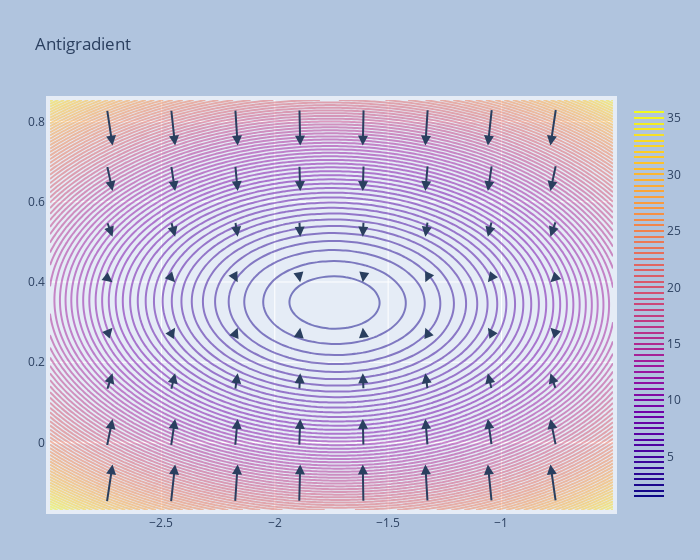

Source (notebook cell):
### Markdown cell above
На лекции обсуждалось, что градиент перпендикулярен линиям уровня. Это объясняет такие зигзагообразные траектории градиентного спуска. Для большей наглядности в каждой точке пространства посчитаем градиент функционала и покажем его направление.

### Code cell
# make new figure with contour lines
x_range, y_range = compute_limits(w_list)
x, y, levels = compute_levels(w_list, x_range, y_range)
contour = make_contour(x, y, levels, 'Loss function levels')
fig = go.Figure(data=[contour])

# visualize the gradients

x_smol, y_smol, _ = compute_levels(w_list, x_range, y_range, num=10)
x_smol, y_smol = x_smol[1:-1], y_smol[1:-1]
A_smol, B_smol = np.meshgrid(x_smol, y_smol)

for i in range(A_smol.shape[0]):
    for j in range(A_smol.shape[1]):
        w_tmp = np.array([A_smol[i, j], B_smol[i, j]])

        antigrad = 0.003 * np.dot(X.T, np.dot(X, w_tmp) - Y) / Y.shape[0]

        make_arrow(fig, (A_smol[i, j], antigrad[0]), (B_smol[i, j], antigrad[1]))


fig.update_xaxes(type='linear', range=x_range)
fig.update_yaxes(type='linear', range=y_range)

fig.update_layout(title = 'Antigradient')

fig.update_layout(
    autosize=True,
    width=700,
    margin=dict(
        l=50,
        r=50,
        b=50,
        t=100,
        pad=4
    ),
    paper_bgcolor='LightSteelBlue',
)

fig.show()

### Figure 1 — Plotly figure (JSON) as saved in the notebook; plotly's stock layout.template omitted (floating-point values rounded to 4 significant figures; data arrays with more than 128 entries replaced by an {"elided": "..."} marker saying what was removed)
{"data": [{"contours": {"coloring": "lines"}, "line": {"smoothing": 1, "width": 2}, "name": "Loss function levels", "ncontours": 100, "opacity": 0.5, "type": "contour", "x": [-2.991, -2.966, -2.941, -2.916, -2.891, -2.866, -2.841, -2.816, -2.791, -2.766, -2.741, -2.715, -2.69, -2.665, -2.64, -2.615, -2.59, -2.565, -2.54, -2.515, -2.49, -2.465, -2.44, -2.414, -2.389, -2.364, -2.339, -2.314, -2.289, -2.264, -2.239, -2.214, -2.189, -2.164, -2.139, -2.113, -2.088, -2.063, -2.038, -2.013, -1.988, -1.963, -1.938, -1.913, -1.888, -1.863, -1.838, -1.812, -1.787, -1.762, -1.737, -1.712, -1.687, -1.662, -1.637, -1.612, -1.587, -1.562, -1.537, -1.511, -1.486, -1.461, -1.436, -1.411, -1.386, -1.361, -1.336, -1.311, -1.286, -1.261, -1.236, -1.21, -1.185, -1.16, -1.135, -1.11, -1.085, -1.06, -1.035, -1.01, -0.9847, -0.9596, -0.9345, -0.9095, -0.8844, -0.8593, -0.8342, -0.8091, -0.784, -0.759, -0.7339, -0.7088, -0.6837, -0.6586, -0.6335, -0.6085, -0.5834, -0.5583, -0.5332, -0.5081], "y": [-0.1683, -0.158, -0.1477, -0.1374, -0.127, -0.1167, -0.1064, -0.09606, -0.08574, -0.07541, -0.06509, -0.05477, -0.04444, -0.03412, -0.0238, -0.01347, -0.00315, 0.007173, 0.0175, 0.02782, 0.03814, 0.04847, 0.05879, 0.06911, 0.07944, 0.08976, 0.1001, 0.1104, 0.1207, 0.1311, 0.1414, 0.1517, 0.162, 0.1723, 0.1827, 0.193, 0.2033, 0.2136, 0.224, 0.2343, 0.2446, 0.2549, 0.2653, 0.2756, 0.2859, 0.2962, 0.3065, 0.3169, 0.3272, 0.3375, 0.3478, 0.3582, 0.3685, 0.3788, 0.3891, 0.3995, 0.4098, 0.4201, 0.4304, 0.4408, 0.4511, 0.4614, 0.4717, 0.482, 0.4924, 0.5027, 0.513, 0.5233, 0.5337, 0.544, 0.5543, 0.5646, 0.575, 0.5853, 0.5956, 0.6059, 0.6162, 0.6266, 0.6369, 0.6472, 0.6575, 0.6679, 0.6782, 0.6885, 0.6988, 0.7092, 0.7195, 0.7298, 0.7401, 0.7505, 0.7608, 0.7711, 0.7814, 0.7917, 0.8021, 0.8124, 0.8227, 0.833, 0.8434, 0.8537], "z": {"elided": "100x100 float values"}}], "layout": {"annotations": [{"arrowhead": 2, "arrowsize": 1, "arrowwidth": 2, "ax": -2.741, "axref": "x", "ay": -0.15, "ayref": "y", "showarrow": true, "text": "", "x": -2.715, "xref": "x", "y": -0.05477, "yref": "y"}, {"arrowhead": 2, "arrowsize": 1, "arrowwidth": 2, "ax": -2.458, "axref": "x", "ay": -0.1497, "ayref": "y", "showarrow": true, "text": "", "x": -2.44, "xref": "x", "y": -0.05477, "yref": "y"}, {"arrowhead": 2, "arrowsize": 1, "arrowwidth": 2, "ax": -2.175, "axref": "x", "ay": -0.1494, "ayref": "y", "showarrow": true, "text": "", "x": -2.164, "xref": "x", "y": -0.05477, "yref": "y"}, {"arrowhead": 2, "arrowsize": 1, "arrowwidth": 2, "ax": -1.892, "axref": "x", "ay": -0.1491, "ayref": "y", "showarrow": true, "text": "", "x": -1.888, "xref": "x", "y": -0.05477, "yref": "y"}, {"arrowhead": 2, "arrowsize": 1, "arrowwidth": 2, "ax": -1.609, "axref": "x", "ay": -0.1488, "ayref": "y", "showarrow": true, "text": "", "x": -1.612, "xref": "x", "y": -0.05477, "yref": "y"}, {"arrowhead": 2, "arrowsize": 1, "arrowwidth": 2, "ax": -1.326, "axref": "x", "ay": -0.1485, "ayref": "y", "showarrow": true, "text": "", "x": -1.336, "xref": "x", "y": -0.05477, "yref": "y"}, {"arrowhead": 2, "arrowsize": 1, "arrowwidth": 2, "ax": -1.043, "axref": "x", "ay": -0.1482, "ayref": "y", "showarrow": true, "text": "", "x": -1.06, "xref": "x", "y": -0.05477, "yref": "y"}, {"arrowhead": 2, "arrowsize": 1, "arrowwidth": 2, "ax": -0.7605, "axref": "x", "ay": -0.1478, "ayref": "y", "showarrow": true, "text": "", "x": -0.784, "xref": "x", "y": -0.05477, "yref": "y"}, {"arrowhead": 2, "arrowsize": 1, "arrowwidth": 2, "ax": -2.741, "axref": "x", "ay": -0.009998, "ayref": "y", "showarrow": true, "text": "", "x": -2.715, "xref": "x", "y": 0.05879, "yref": "y"}, {"arrowhead": 2, "arrowsize": 1, "arrowwidth": 2, "ax": -2.458, "axref": "x", "ay": -0.009682, "ayref": "y", "showarrow": true, "text": "", "x": -2.44, "xref": "x", "y": 0.05879, "yref": "y"}, {"arrowhead": 2, "arrowsize": 1, "arrowwidth": 2, "ax": -2.175, "axref": "x", "ay": -0.009367, "ayref": "y", "showarrow": true, "text": "", "x": -2.164, "xref": "x", "y": 0.05879, "yref": "y"}, {"arrowhead": 2, "arrowsize": 1, "arrowwidth": 2, "ax": -1.892, "axref": "x", "ay": -0.009051, "ayref": "y", "showarrow": true, "text": "", "x": -1.888, "xref": "x", "y": 0.05879, "yref": "y"}, {"arrowhead": 2, "arrowsize": 1, "arrowwidth": 2, "ax": -1.609, "axref": "x", "ay": -0.008736, "ayref": "y", "showarrow": true, "text": "", "x": -1.612, "xref": "x", "y": 0.05879, "yref": "y"}, {"arrowhead": 2, "arrowsize": 1, "arrowwidth": 2, "ax": -1.326, "axref": "x", "ay": -0.00842, "ayref": "y", "showarrow": true, "text": "", "x": -1.336, "xref": "x", "y": 0.05879, "yref": "y"}, {"arrowhead": 2, "arrowsize": 1, "arrowwidth": 2, "ax": -1.043, "axref": "x", "ay": -0.008104, "ayref": "y", "showarrow": true, "text": "", "x": -1.06, "xref": "x", "y": 0.05879, "yref": "y"}, {"arrowhead": 2, "arrowsize": 1, "arrowwidth": 2, "ax": -0.7603, "axref": "x", "ay": -0.007789, "ayref": "y", "showarrow": true, "text": "", "x": -0.784, "xref": "x", "y": 0.05879, "yref": "y"}, {"arrowhead": 2, "arrowsize": 1, "arrowwidth": 2, "ax": -2.74, "axref": "x", "ay": 0.1301, "ayref": "y", "showarrow": true, "text": "", "x": -2.715, "xref": "x", "y": 0.1723, "yref": "y"}, {"arrowhead": 2, "arrowsize": 1, "arrowwidth": 2, "ax": -2.458, "axref": "x", "ay": 0.1304, "ayref": "y", "showarrow": true, "text": "", "x": -2.44, "xref": "x", "y": 0.1723, "yref": "y"}, {"arrowhead": 2, "arrowsize": 1, "arrowwidth": 2, "ax": -2.175, "axref": "x", "ay": 0.1307, "ayref": "y", "showarrow": true, "text": "", "x": -2.164, "xref": "x", "y": 0.1723, "yref": "y"}, {"arrowhead": 2, "arrowsize": 1, "arrowwidth": 2, "ax": -1.892, "axref": "x", "ay": 0.131, "ayref": "y", "showarrow": true, "text": "", "x": -1.888, "xref": "x", "y": 0.1723, "yref": "y"}, {"arrowhead": 2, "arrowsize": 1, "arrowwidth": 2, "ax": -1.609, "axref": "x", "ay": 0.1313, "ayref": "y", "showarrow": true, "text": "", "x": -1.612, "xref": "x", "y": 0.1723, "yref": "y"}, {"arrowhead": 2, "arrowsize": 1, "arrowwidth": 2, "ax": -1.326, "axref": "x", "ay": 0.1316, "ayref": "y", "showarrow": true, "text": "", "x": -1.336, "xref": "x", "y": 0.1723, "yref": "y"}, {"arrowhead": 2, "arrowsize": 1, "arrowwidth": 2, "ax": -1.043, "axref": "x", "ay": 0.1319, "ayref": "y", "showarrow": true, "text": "", "x": -1.06, "xref": "x", "y": 0.1723, "yref": "y"}, {"arrowhead": 2, "arrowsize": 1, "arrowwidth": 2, "ax": -0.7602, "axref": "x", "ay": 0.1323, "ayref": "y", "showarrow": true, "text": "", "x": -0.784, "xref": "x", "y": 0.1723, "yref": "y"}, {"arrowhead": 2, "arrowsize": 1, "arrowwidth": 2, "ax": -2.74, "axref": "x", "ay": 0.2701, "ayref": "y", "showarrow": true, "text": "", "x": -2.715, "xref": "x", "y": 0.2859, "yref": "y"}, {"arrowhead": 2, "arrowsize": 1, "arrowwidth": 2, "ax": -2.457, "axref": "x", "ay": 0.2704, "ayref": "y", "showarrow": true, "text": "", "x": -2.44, "xref": "x", "y": 0.2859, "yref": "y"}, {"arrowhead": 2, "arrowsize": 1, "arrowwidth": 2, "ax": -2.174, "axref": "x", "ay": 0.2707, "ayref": "y", "showarrow": true, "text": "", "x": -2.164, "xref": "x", "y": 0.2859, "yref": "y"}, {"arrowhead": 2, "arrowsize": 1, "arrowwidth": 2, "ax": -1.892, "axref": "x", "ay": 0.271, "ayref": "y", "showarrow": true, "text": "", "x": -1.888, "xref": "x", "y": 0.2859, "yref": "y"}, {"arrowhead": 2, "arrowsize": 1, "arrowwidth": 2, "ax": -1.609, "axref": "x", "ay": 0.2714, "ayref": "y", "showarrow": true, "text": "", "x": -1.612, "xref": "x", "y": 0.2859, "yref": "y"}, {"arrowhead": 2, "arrowsize": 1, "arrowwidth": 2, "ax": -1.326, "axref": "x", "ay": 0.2717, "ayref": "y", "showarrow": true, "text": "", "x": -1.336, "xref": "x", "y": 0.2859, "yref": "y"}, {"arrowhead": 2, "arrowsize": 1, "arrowwidth": 2, "ax": -1.043, "axref": "x", "ay": 0.272, "ayref": "y", "showarrow": true, "text": "", "x": -1.06, "xref": "x", "y": 0.2859, "yref": "y"}, {"arrowhead": 2, "arrowsize": 1, "arrowwidth": 2, "ax": -0.7601, "axref": "x", "ay": 0.2723, "ayref": "y", "showarrow": true, "text": "", "x": -0.784, "xref": "x", "y": 0.2859, "yref": "y"}, {"arrowhead": 2, "arrowsize": 1, "arrowwidth": 2, "ax": -2.74, "axref": "x", "ay": 0.4102, "ayref": "y", "showarrow": true, "text": "", "x": -2.715, "xref": "x", "y": 0.3995, "yref": "y"}, {"arrowhead": 2, "arrowsize": 1, "arrowwidth": 2, "ax": -2.457, "axref": "x", "ay": 0.4105, "ayref": "y", "showarrow": true, "text": "", "x": -2.44, "xref": "x", "y": 0.3995, "yref": "y"}, {"arrowhead": 2, "arrowsize": 1, "arrowwidth": 2, "ax": -2.174, "axref": "x", "ay": 0.4108, "ayref": "y", "showarrow": true, "text": "", "x": -2.164, "xref": "x", "y": 0.3995, "yref": "y"}, {"arrowhead": 2, "arrowsize": 1, "arrowwidth": 2, "ax": -1.891, "axref": "x", "ay": 0.4111, "ayref": "y", "showarrow": true, "text": "", "x": -1.888, "xref": "x", "y": 0.3995, "yref": "y"}, {"arrowhead": 2, "arrowsize": 1, "arrowwidth": 2, "ax": -1.609, "axref": "x", "ay": 0.4114, "ayref": "y", "showarrow": true, "text": "", "x": -1.612, "xref": "x", "y": 0.3995, "yref": "y"}, {"arrowhead": 2, "arrowsize": 1, "arrowwidth": 2, "ax": -1.326, "axref": "x", "ay": 0.4117, "ayref": "y", "showarrow": true, "text": "", "x": -1.336, "xref": "x", "y": 0.3995, "yref": "y"}, {"arrowhead": 2, "arrowsize": 1, "arrowwidth": 2, "ax": -1.043, "axref": "x", "ay": 0.412, "ayref": "y", "showarrow": true, "text": "", "x": -1.06, "xref": "x", "y": 0.3995, "yref": "y"}, {"arrowhead": 2, "arrowsize": 1, "arrowwidth": 2, "ax": -0.76, "axref": "x", "ay": 0.4124, "ayref": "y", "showarrow": true, "text": "", "x": -0.784, "xref": "x", "y": 0.3995, "yref": "y"}, {"arrowhead": 2, "arrowsize": 1, "arrowwidth": 2, "ax": -2.74, "axref": "x", "ay": 0.5502, "ayref": "y", "showarrow": true, "text": "", "x": -2.715, "xref": "x", "y": 0.513, "yref": "y"}, {"arrowhead": 2, "arrowsize": 1, "arrowwidth": 2, "ax": -2.457, "axref": "x", "ay": 0.5505, "ayref": "y", "showarrow": true, "text": "", "x": -2.44, "xref": "x", "y": 0.513, "yref": "y"}, {"arrowhead": 2, "arrowsize": 1, "arrowwidth": 2, "ax": -2.174, "axref": "x", "ay": 0.5508, "ayref": "y", "showarrow": true, "text": "", "x": -2.164, "xref": "x", "y": 0.513, "yref": "y"}, {"arrowhead": 2, "arrowsize": 1, "arrowwidth": 2, "ax": -1.891, "axref": "x", "ay": 0.5511, "ayref": "y", "showarrow": true, "text": "", "x": -1.888, "xref": "x", "y": 0.513, "yref": "y"}, {"arrowhead": 2, "arrowsize": 1, "arrowwidth": 2, "ax": -1.608, "axref": "x", "ay": 0.5515, "ayref": "y", "showarrow": true, "text": "", "x": -1.612, "xref": "x", "y": 0.513, "yref": "y"}, {"arrowhead": 2, "arrowsize": 1, "arrowwidth": 2, "ax": -1.326, "axref": "x", "ay": 0.5518, "ayref": "y", "showarrow": true, "text": "", "x": -1.336, "xref": "x", "y": 0.513, "yref": "y"}, {"arrowhead": 2, "arrowsize": 1, "arrowwidth": 2, "ax": -1.043, "axref": "x", "ay": 0.5521, "ayref": "y", "showarrow": true, "text": "", "x": -1.06, "xref": "x", "y": 0.513, "yref": "y"}, {"arrowhead": 2, "arrowsize": 1, "arrowwidth": 2, "ax": -0.7598, "axref": "x", "ay": 0.5524, "ayref": "y", "showarrow": true, "text": "", "x": -0.784, "xref": "x", "y": 0.513, "yref": "y"}, {"arrowhead": 2, "arrowsize": 1, "arrowwidth": 2, "ax": -2.74, "axref": "x", "ay": 0.6903, "ayref": "y", "showarrow": true, "text": "", "x": -2.715, "xref": "x", "y": 0.6266, "yref": "y"}, {"arrowhead": 2, "arrowsize": 1, "arrowwidth": 2, "ax": -2.457, "axref": "x", "ay": 0.6906, "ayref": "y", "showarrow": true, "text": "", "x": -2.44, "xref": "x", "y": 0.6266, "yref": "y"}, {"arrowhead": 2, "arrowsize": 1, "arrowwidth": 2, "ax": -2.174, "axref": "x", "ay": 0.6909, "ayref": "y", "showarrow": true, "text": "", "x": -2.164, "xref": "x", "y": 0.6266, "yref": "y"}, {"arrowhead": 2, "arrowsize": 1, "arrowwidth": 2, "ax": -1.891, "axref": "x", "ay": 0.6912, "ayref": "y", "showarrow": true, "text": "", "x": -1.888, "xref": "x", "y": 0.6266, "yref": "y"}, {"arrowhead": 2, "arrowsize": 1, "arrowwidth": 2, "ax": -1.608, "axref": "x", "ay": 0.6915, "ayref": "y", "showarrow": true, "text": "", "x": -1.612, "xref": "x", "y": 0.6266, "yref": "y"}, {"arrowhead": 2, "arrowsize": 1, "arrowwidth": 2, "ax": -1.325, "axref": "x", "ay": 0.6918, "ayref": "y", "showarrow": true, "text": "", "x": -1.336, "xref": "x", "y": 0.6266, "yref": "y"}, {"arrowhead": 2, "arrowsize": 1, "arrowwidth": 2, "ax": -1.043, "axref": "x", "ay": 0.6921, "ayref": "y", "showarrow": true, "text": "", "x": -1.06, "xref": "x", "y": 0.6266, "yref": "y"}, {"arrowhead": 2, "arrowsize": 1, "arrowwidth": 2, "ax": -0.7597, "axref": "x", "ay": 0.6925, "ayref": "y", "showarrow": true, "text": "", "x": -0.784, "xref": "x", "y": 0.6266, "yref": "y"}, {"arrowhead": 2, "arrowsize": 1, "arrowwidth": 2, "ax": -2.74, "axref": "x", "ay": 0.8303, "ayref": "y", "showarrow": true, "text": "", "x": -2.715, "xref": "x", "y": 0.7401, "yref": "y"}, {"arrowhead": 2, "arrowsize": 1, "arrowwidth": 2, "ax": -2.457, "axref": "x", "ay": 0.8306, "ayref": "y", "showarrow": true, "text": "", "x": -2.44, "xref": "x", "y": 0.7401, "yref": "y"}, {"arrowhead": 2, "arrowsize": 1, "arrowwidth": 2, "ax": -2.174, "axref": "x", "ay": 0.8309, "ayref": "y", "showarrow": true, "text": "", "x": -2.164, "xref": "x", "y": 0.7401, "yref": "y"}, {"arrowhead": 2, "arrowsize": 1, "arrowwidth": 2, "ax": -1.891, "axref": "x", "ay": 0.8312, "ayref": "y", "showarrow": true, "text": "", "x": -1.888, "xref": "x", "y": 0.7401, "yref": "y"}, {"arrowhead": 2, "arrowsize": 1, "arrowwidth": 2, "ax": -1.608, "axref": "x", "ay": 0.8316, "ayref": "y", "showarrow": true, "text": "", "x": -1.612, "xref": "x", "y": 0.7401, "yref": "y"}, {"arrowhead": 2, "arrowsize": 1, "arrowwidth": 2, "ax": -1.325, "axref": "x", "ay": 0.8319, "ayref": "y", "showarrow": true, "text": "", "x": -1.336, "xref": "x", "y": 0.7401, "yref": "y"}, {"arrowhead": 2, "arrowsize": 1, "arrowwidth": 2, "ax": -1.042, "axref": "x", "ay": 0.8322, "ayref": "y", "showarrow": true, "text": "", "x": -1.06, "xref": "x", "y": 0.7401, "yref": "y"}, {"arrowhead": 2, "arrowsize": 1, "arrowwidth": 2, "ax": -0.7596, "axref": "x", "ay": 0.8325, "ayref": "y", "showarrow": true, "text": "", "x": -0.784, "xref": "x", "y": 0.7401, "yref": "y"}], "autosize": true, "margin": {"b": 50, "l": 50, "pad": 4, "r": 50, "t": 100}, "paper_bgcolor": "LightSteelBlue", "title": {"text": "Antigradient"}, "width": 700, "xaxis": {"range": [-2.991, -0.5081], "type": "linear"}, "yaxis": {"range": [-0.1683, 0.8537], "type": "linear"}}}
